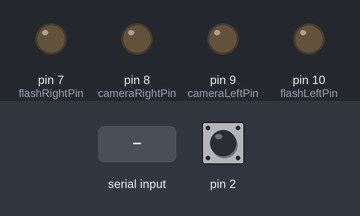
Bench run of a sketch on a simulated Arduino Uno, built with avr-gcc and run on an emulated ATmega328P. Shown: output pins drawn as LEDs (lit = HIGH). Inputs (shaded band) come from the test bench; at power-on: pin 2 HIGH.

Above: at 1.5 s.
1.6 s: "b" received over Serial
At 1.65 s:
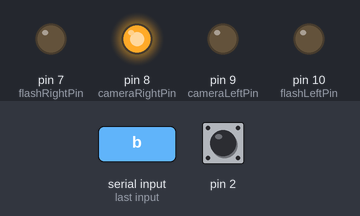
At 2.02 s:
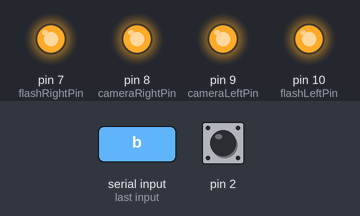
3.6 s: "l" received over Serial
At 3.65 s:
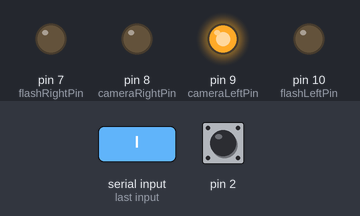
Timing chart, 0 to 6.6 s (numbered marks = the images above; inputs shaded):
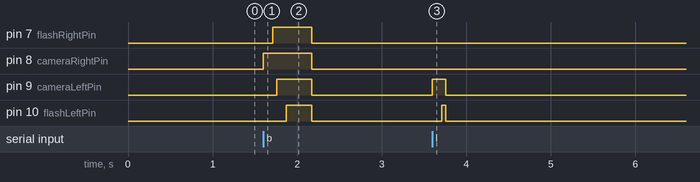

The sketch:

Arduino_5DSR_trigger_with_external_button.ino
```cpp
const int cameraLeftPin =  9;
const int flashLeftPin =  10;
const int cameraRightPin =  8;
const int flashRightPin =  7;

int lastSwitchInput = HIGH;

void setup() {

  Serial.begin(9600);

  pinMode(cameraLeftPin, OUTPUT);
  pinMode(flashLeftPin, OUTPUT);
  pinMode(cameraRightPin, OUTPUT);
  pinMode(flashRightPin, OUTPUT);
  pinMode(2,INPUT_PULLUP);

  digitalWrite(flashLeftPin, LOW);
  digitalWrite(cameraLeftPin, LOW);
  digitalWrite(flashRightPin, LOW);
  digitalWrite(cameraRightPin, LOW);

  delay(300);
}

void loop() {
  int switchInput = digitalRead(2);

  if(switchInput == LOW && lastSwitchInput == HIGH)
  {
    Serial.println("t");
    delay(200);
  }
  lastSwitchInput = switchInput;
  serialEvent();
}


void serialEvent() {
  while (Serial.available() > 0) {
    char message = Serial.read();

    if (message == 'b'){
      digitalWrite(cameraRightPin, HIGH);
      delay(110);
      digitalWrite(flashRightPin, HIGH);
      delay(50);
      digitalWrite(cameraLeftPin, HIGH);
      delay(110);
      digitalWrite(flashLeftPin, HIGH);
      delay(300);
      digitalWrite(cameraLeftPin, LOW);
      digitalWrite(cameraRightPin, LOW);
      digitalWrite(flashRightPin, LOW);
      digitalWrite(flashLeftPin, LOW);
    }
    if (message == 'l'){
      digitalWrite(cameraLeftPin, HIGH);
      delay(110);
      digitalWrite(flashLeftPin, HIGH);
      delay(50);
      digitalWrite(cameraLeftPin, LOW);
      digitalWrite(flashLeftPin, LOW);
    }
    if (message == 'r'){
      digitalWrite(cameraRightPin, HIGH);
      delay(110);
      digitalWrite(flashRightPin, HIGH);
      delay(50);
      digitalWrite(cameraRightPin, LOW);
      digitalWrite(flashRightPin, LOW);
    }
  }
}
```

Measured:
- after the input at 1.6 s, pin 7 (flashRightPin): LOW → HIGH after 0.11 s, → LOW 0.46 s later; pin 8 (cameraRightPin): LOW → HIGH at once, → LOW 0.57 s later; pin 9 (cameraLeftPin): LOW → HIGH after 0.16 s, → LOW 0.41 s later; pin 10 (flashLeftPin): LOW → HIGH after 0.27 s, → LOW 0.30 s later
- after the input at 3.6 s, pin 9 (cameraLeftPin): LOW → HIGH at once, → LOW 0.16 s later; pin 10 (flashLeftPin): LOW → HIGH after 0.11 s, → LOW 0.05 s later
